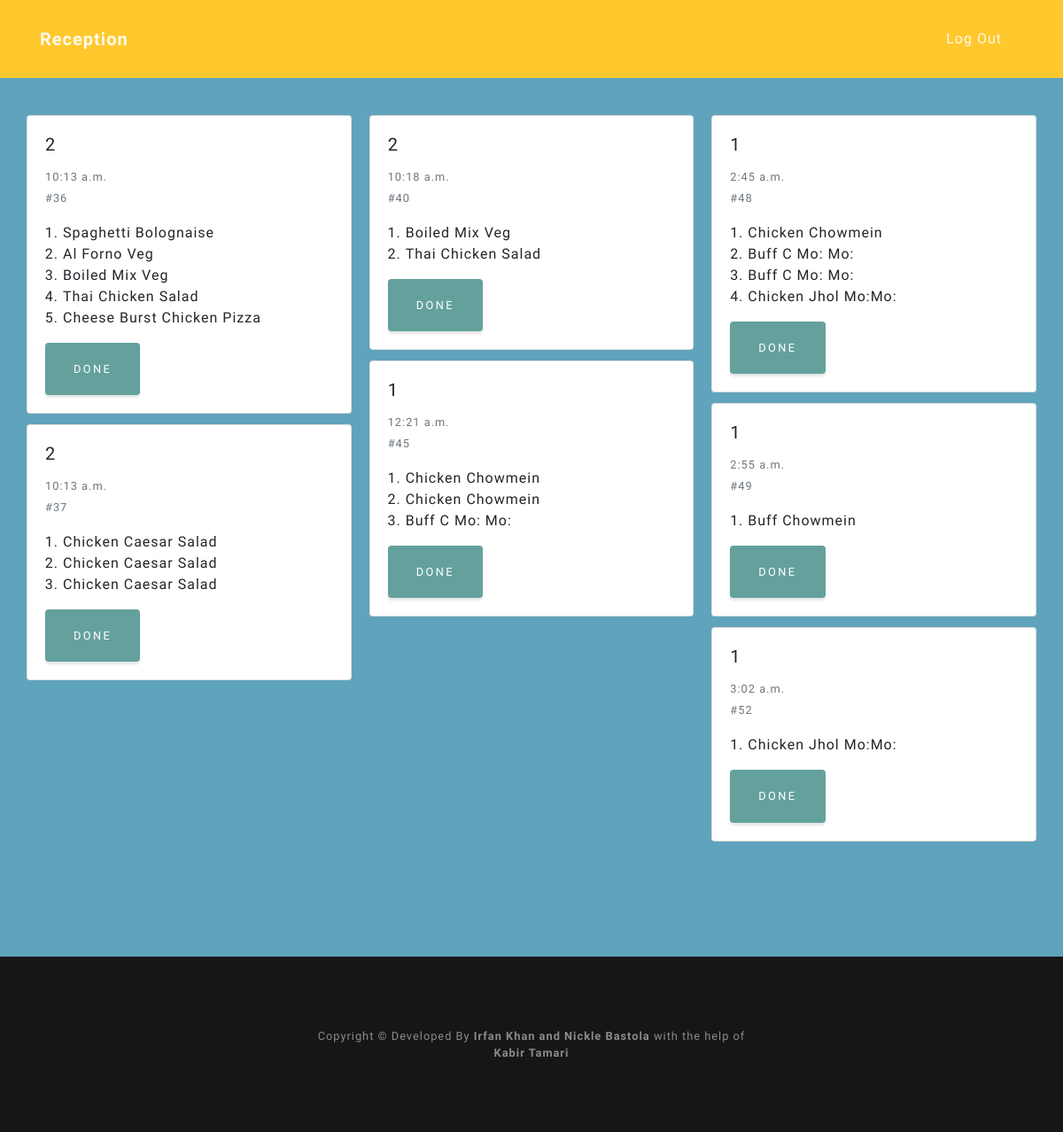
Before: /reception (signed in) with the older database file.
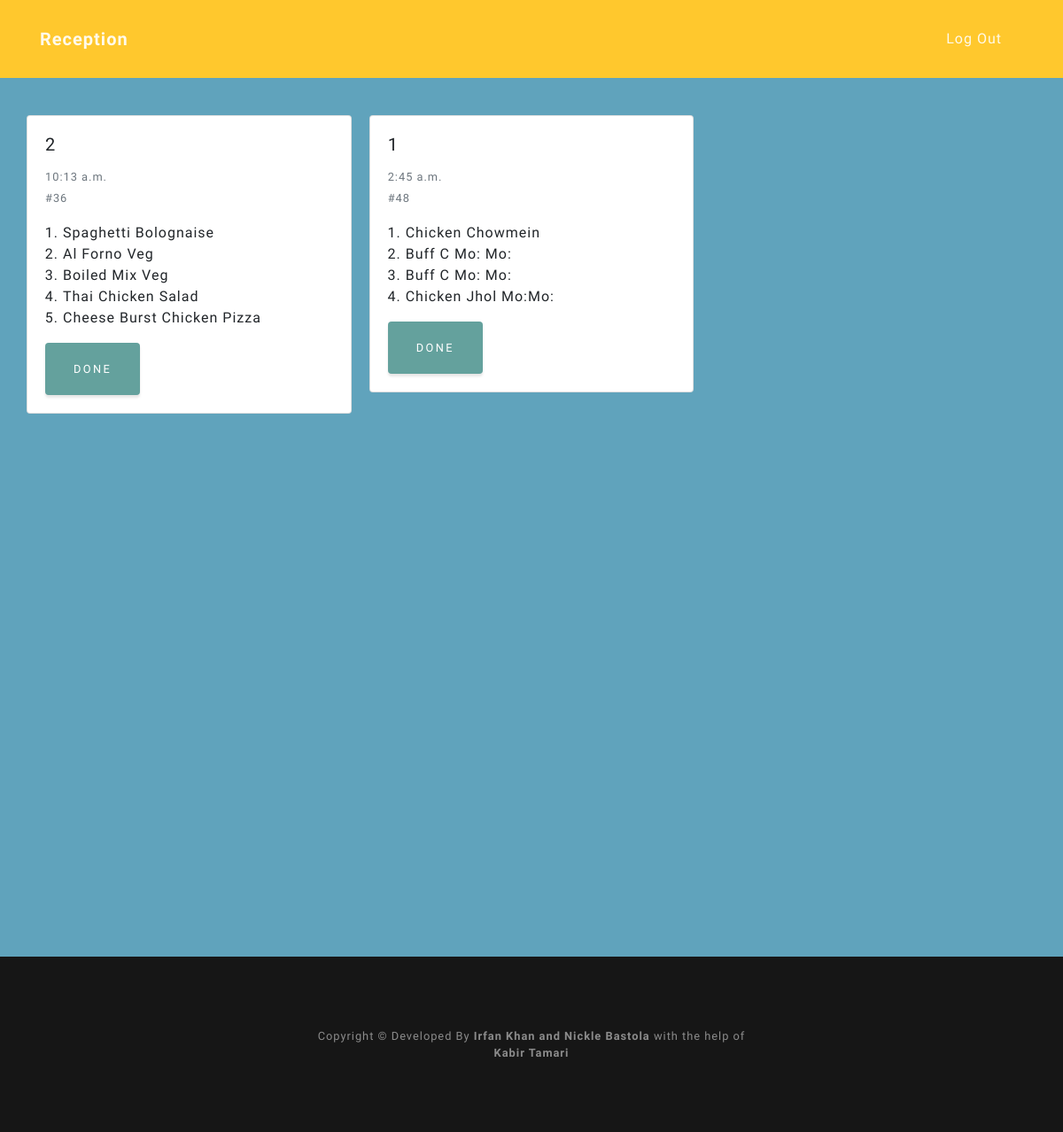
After: the same page with the newer database file.
### menu/models.py (models this page shows, shortened)
class Order(models.Model):
	is_done = models.BooleanField(default=False)
	timestamp = models.DateTimeField(default=timezone.now)
	table_number = models.ForeignKey(Table, blank = True, null = True, on_delete = models.SET_NULL)

class FoodItem(models.Model):
	name = models.CharField(max_length = 200)
	food_type = models.ForeignKey(FoodType, on_delete = models.CASCADE,null = True)
	price = models.PositiveIntegerField(default = 100)
	is_active = models.BooleanField(default= True)

### reception/views.py (the view)
# urls.py: path('', views.get_order, name='get order'),
@login_required
def get_order(request):
    orders = Order.objects.all()
    response = {'order':[]}
    for order in orders:
        json_order = {'name':[],'price':[],'id':int(order.id)}
        json_order['table_number'] = str(order.table_number)
        json_order['timestamp'] = order.timestamp
        if not order.is_done:
            ordered_items = OrderedItem.objects.all().filter(order = order)
            for ordered_item in ordered_items:
                json_order['name'].append(ordered_item.food_item.name)
                json_order['price'].append(ordered_item.food_item.price)
            response['order'].append(json_order)
    return render(request, 'reception/reception.html', {'orders': response})

### menu/models.py (called while the page is built)
	def __str__(self):
		return str(self.table_number)

### reception/templates/reception/reception.html (shortened to what this page needs)
{% extends 'base.html' %}
{% block content %}
<body>
      <nav class="navbar navbar-light fixed-top navbar-noscroll" id="mainNav">
          <div class="container">
            <a class="navbar-brand js-scroll-trigger" href="#page-top">Reception</a>
            <ul class="navbar-nav ml-auto">
              <li class="nav-item">
                  <a class="nav-link js-scroll-trigger" href="/admin/logout/">Log Out</a>
              </li>
          </ul>
        </div>
        </nav>
<div class="container" style="height: 1080px; padding: 50px 0px 0px 0px;">
    <div class="card-columns" style="padding-top:80px; padding-bottom:80px;">
    {% for order in orders.order %}
      <div class="card">
        <div class="card-body">
         <h5 class="card-title">{{ order.table_number }}</h5>
         <p class="card-text"><small class="text-muted" >{{ order.timestamp | time }} <br> #{{ order.id }}</small></p>
         <ol style="padding-left:20px">
            {% for name in order.name %}
            <li>{{ name }}</li>
            {% endfor %}
        </ol>
            <button type="button" class="btn btn-primary" onclick="done({{ order.id }})" data-target="#exampleModal">
                Done
            </button>
        </div>
      </div>
      {% endfor %}
      </div>
    </div>
  </body>
{% endblock %}

Changed rows visible on the page:
no longer on this page (row edited): Order: timestamp "10:13 a.m."
no longer on this page (row unchanged): FoodItem: name "Chicken Caesar Salad" "Chicken Caesar Salad" "Chicken Caesar Salad"
no longer on this page (row edited): Order: timestamp "10:18 a.m."
no longer on this page (row edited): Order: timestamp "12:21 a.m."
no longer on this page (row edited): Order: timestamp "2:55 a.m."
no longer on this page (row unchanged): FoodItem: name "Buff Chowmein"
no longer on this page (row edited): Order: timestamp "3:02 a.m."
Other visible differences:
list line gone: "2 # 37 DONE"
list line gone: "2 # 40 DONE"
list line gone: "Boiled Mix Veg"
list line gone: "Thai Chicken Salad"
list line gone: "1 # 45 DONE"
list line gone: "Chicken Chowmein Chicken Chowmein"
list line gone: "Buff C Mo: Mo:"
list line gone: "1 # 49 DONE"
list line gone: "1 # 52 DONE"
list line gone: "Chicken Jhol Mo:Mo:"
